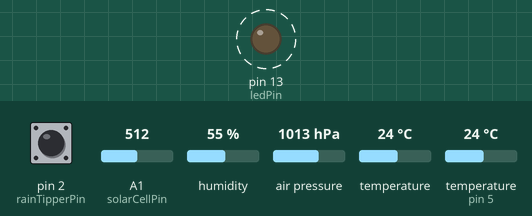
Recording of a sketch running on a simulated Arduino Uno, built with avr-gcc and run on an emulated ATmega328P. On the bench: output pins drawn as LEDs (lit = HIGH). Dashed ring = blinking. The test bench sets the inputs (shaded band); at power-on: air pressure 1013 hPa, pin 2 (rainTipperPin) LOW, temperature 24 °C, A1 (solarCellPin) = 512, humidity 55 %, temperature (sensor on pin 5) 24 °C. What the sketch prints to the serial monitor is not drawn.

Above: at 9.7 s.
9.8 s: air pressure set to 952 hPa
31.8 s: pin 2 (rainTipperPin) pulsed HIGH 2 times (0.12 s each, 0.3 s apart)
54.4 s: temperature (sensor 0) set to 12 °C
Timing chart, 0 to 82.3 s (numbered marks = the images above; inputs shaded):
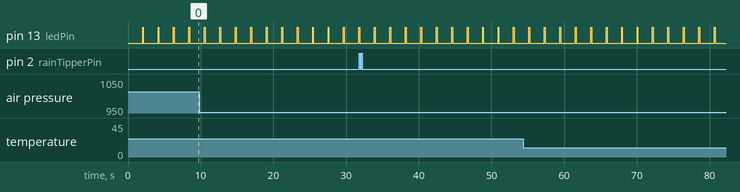

Measured:
- by itself, pin 13 (ledPin): alternates HIGH for 0.12 s and LOW for 2.0 s

The sketch:

Weather.ino
```cpp
// BMP085 include libs
#include <Wire.h>
#include <Adafruit_BMP085.h>

// Instansiate the bmp objet
Adafruit_BMP085 bmp;

// DHT libs
#include "DHT.h"
#define DHTPIN 5
#define DHTTYPE DHT22   // DHT 22  (AM2302)

// Instansiate the DHT object
DHT dht(DHTPIN, DHTTYPE);

const int ledPin = 13;       // the pin that the LED is attached to

const int  rainTipperPin = 2; // Pin the rain tipper is connected to, this *must* be an interrupt enabled pin

// Some vaiable declared as volatile for use in the rain tipper interupt
volatile unsigned long int  rainTipperCounter = 0;
volatile int rainTipperState = 0;
volatile int lastRainTipperState = 0;

// Various variables for use with the non interrupt sensors
float temperature = 0;
float pressure = 0;
float dhtTemperature = 0;
float humidity = 0;

int interval = 2000;
unsigned long int t = 0;
const int solarCellPin = 1;
int solarCellValue = 0;

void setup() {
  // initialize the rain tipper pin as a input:
  pinMode(rainTipperPin, INPUT);
  // initialize the anemometer pin as a input:
  //pinMode(anemometerPin, INPUT);

  // initialize the LED as an output:
  pinMode(ledPin, OUTPUT);
  Serial.begin(9600);
  dht.begin();
  bmp.begin();
  attachInterrupt(digitalPinToInterrupt(rainTipperPin), incrementRainTippper, CHANGE);
}

void loop() {
  solarCellValue = analogRead(solarCellPin);
  temperature = bmp.readTemperature();
  pressure = bmp.readPressure();
  // The dht22 is slow but I want to avoid putting a delay in that freezes the code
  // so we'll use a millis interval
  if (millis() > (interval + t)) {
    digitalWrite(ledPin, HIGH);
    humidity = dht.readHumidity();
    dhtTemperature = dht.readTemperature();

    Serial.println("**************************************");
    Serial.print ("Pressure = "); Serial.println(pressure);
    Serial.print ("Humidity = "); Serial.println(humidity);
    Serial.print ("Temperature = "); Serial.println(temperature);
    Serial.print ("DHT Temperature = "); Serial.println(dhtTemperature);
    Serial.print ("Rain Tipper Counter = "); Serial.println(rainTipperCounter);
    Serial.print ("Solar Cell Value = "); Serial.println(solarCellValue);
    Serial.println();
    t = millis();
    digitalWrite(ledPin, LOW);
  }

}


void incrementRainTippper() {
  // read the Tipper input pin:
  rainTipperState = digitalRead(rainTipperPin);

  // compare the rainTipperState to its previous state
  if (rainTipperState != lastRainTipperState) {
    // if the state has changed, increment the counter
    if (rainTipperState == HIGH) {
      // if the current state is HIGH then the button
      // wend from off to on:
      rainTipperCounter++;
      //Serial.print("Rain Tipper Counter:  ");
      // Serial.println(rainTipperCounter);
    }
    // Delay a little bit to avoid bouncing
    delay(50);
  }
  // save the current state as the last state,
  //for next time through the loop
  lastRainTipperState = rainTipperState;
}
```
